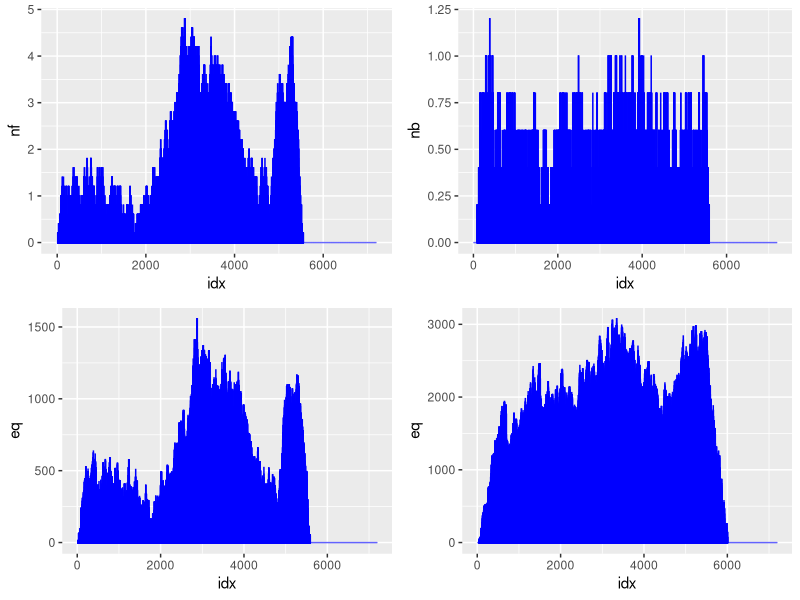
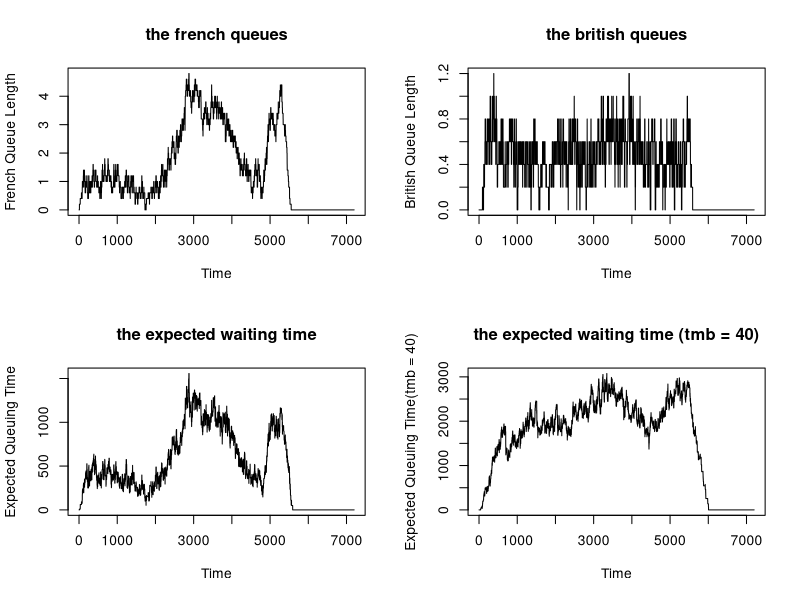

Generate these figures, in order, with R:
library(ggplot2)

slot_checker <- function(df_station) {
    # Function to check the available slot in the station
    # Parameters:
    #   - df_station(data.frame): the statistics of the stations
    # Return:
    #   - availability(bool): Whether there is an available slot or not
    total_lower_capacity <- nrow(df_station[df_station$queue < df_station$max_queue, ])
    if (total_lower_capacity > 0) {
        availability <- TRUE
    } else {
        availability <- FALSE
    }
    return(availability)
}

add_a_new_car <- function(df_station) {
    # Function to add a new car to the shorthest queue (if slot available)
    # Parameters:
    #   - df_station(data.frame): the statistics of the stations
    # Return:
    #   - df_station(data.frame): the statistics of the stations with new car if slot is available.
    short_queue <- min(df_station["queue"])
    short_stations <- df_station[df_station$queue == short_queue, ]
    short_stations <- df_station[df_station$queue == short_queue & df_station$queue < df_station$max_queue, ]

    if (nrow(short_stations) > 0) {
        first_short_stations <- min(short_stations["station"])
        df_station[df_station$station == first_short_stations, ]["queue"] <- df_station[df_station$station == first_short_stations, ]["queue"] + 1
    }
    return(df_station)
}

process_a_car <- function(df_station, pmin, pmax) {
    # Function to process a car (update the queue, subtract a car from the queue, assign a new car to be processed)
    # Parameters:
    #   - df_station(data.frame): the statistics of the stations
    #   - pmin(int): the lower bound of processing time (alpha in the Uniform distribution)
    #   - pmin(int): the upper bound of processing time (beta in the Uniform distribution)
    # Return:
    #   - df_station(data.frame): the statistics of the stations with updated state and queue
    df_station["next_car"] <- df_station$state <= df_station$next_state

    available_station <- df_station[df_station$next_car == TRUE & df_station$queue > 0, ]

    total_available_station <- nrow(available_station)

    processing_time <- runif(total_available_station, min = pmin, max = pmax)
    processing_time <- ceiling(processing_time)

    if (total_available_station > 0) {
        df_station[df_station$next_car == TRUE & df_station$queue > 0, ]["next_state"] <- available_station["state"] - processing_time
        df_station[df_station$next_car == TRUE & df_station$queue > 0, ]["ptime"] <- processing_time
        df_station[df_station$next_car == TRUE & df_station$queue > 0, ]["queue"] <- available_station["queue"] - 1
    }
    return(df_station)
}

qsim <- function(mf = 5, mb = 5, a.rate = .1, trb = 40, trf = 40, tmb = 30, tmf = 30, maxb = 20) {
    # Function to simulate the system
    # Parameters:
    #   - mf(int): Number of French stations
    #   - mb(int): Number of British stations
    #   - a.rate(float): is the probability of a car arriving each second.
    #   - trb(int): upper bound of processing time in british stations (beta)
    #   - trf(int): upper bound of processing time in french stations (beta)
    #   - tmb(int): lower bound of processing time in british stations (alpha)
    #   - tmf(int): lower bound of processing time in french stations (alpha)
    #   - maxb(int):  the maximum british queue length (per station)
    # Returns:
    #   - nf(vector): a vector giving the average length of the french queues, for each simulation second
    #   - nb(vector): a vector giving the average length of the british queues, for each simulation second
    #   - eq(vector): a vector giving the average expected waiting time

    total_state <- 2 * 60 * 60
    france_station <- data.frame(
        "station" = 1:mf, 
        "queue" = rep(0, mf), 
        "state" = total_state, 
        "next_state" = total_state, 
        "next_car" = TRUE, 
        max_queue = Inf, 
        ptime = 0
        )
    british_station <- data.frame(
        "station" = 1:mf, 
        "queue" = rep(0, mf), 
        "state" = total_state, 
        "next_state" = total_state, 
        "next_car" = TRUE, 
        max_queue = maxb, 
        ptime = 0
        )

    nf <- c()
    nb <- c()
    eq <- c()

    for (i in 1:total_state) {
        # TODO: To stop the process 30 mins before departure.
        if (min(france_station$state) >= (30 * 60)) {
            is_car_arrive <- rbinom(1, 1, a.rate)
        } else {
            is_car_arrive <- FALSE
        }
        is_british_available <- slot_checker(british_station)

        n_state_f <- sum(france_station["queue"])
        n_state_b <- sum(british_station["queue"])

        # Function to add a new car to the queue on French
        if (is_car_arrive) {
            france_station <- add_a_new_car(france_station)
        }

        # Function to add a new car to the queue on British
        if (is_british_available) {
            # Process a car on the French Station
            france_station <- process_a_car(france_station, pmin = tmf, pmax = tmf + trf)
        }

        # Add a new car to British Station
        if (is_british_available & sum(france_station["queue"]) < n_state_f) {
            british_station <- add_a_new_car(british_station)
            n_state_f <- sum(france_station["queue"])
        }

        british_station <- process_a_car(british_station, pmin = tmb, pmax = tmb + trb)

        # Statistic
        mean_proc_time_french <- mean(france_station$ptime)
        mean_proc_time_british <- mean(british_station$ptime)

        nf <- c(nf, mean(france_station$queue))
        nb <- c(nb, mean(british_station$queue))
        eq <- c(eq, (n_state_f * mean_proc_time_french) + (n_state_b * mean_proc_time_british))

        france_station["state"] <- france_station["state"] - 1
        british_station["state"] <- british_station["state"] - 1
    }
    return(list(nf = nf, nb = nb, eq = eq))
}

res1 <- qsim(mf = 5, mb = 5, a.rate = .1, trb = 40, trf = 40, tmb = 30, tmf = 30, maxb = 20)
res2 <- qsim(mf = 5, mb = 5, a.rate = .1, trb = 40, trf = 40, tmb = 40, tmf = 30, maxb = 20)

df_stat1 <- data.frame(
    nf = unlist(res1$nf),
    nb = unlist(res1$nb),
    eq = unlist(res1$eq),
    idx = 1:7200
)
df_stat2 <- data.frame(
    nf = unlist(res2$nf),
    nb = unlist(res2$nb),
    eq = unlist(res2$eq),
    idx = 1:7200
)


# Todo: combine these plot into a single of graph (4 panels 2x2)

#option1
install.packages("gridExtra")
library(gridExtra)
plot1 <-ggplot(data = df_stat1, aes(x = idx, y = nf)) + geom_bar(stat = "identity", color = "blue")
plot2 <-ggplot(data = df_stat1, aes(x = idx, y = nb)) + geom_bar(stat = "identity", color = "blue")
plot3 <-ggplot(data = df_stat1, aes(x = idx, y = eq)) + geom_bar(stat = "identity", color = "blue")
plot4 <-ggplot(data = df_stat2, aes(x = idx, y = eq)) + geom_bar(stat = "identity", color = "blue")
grid.arrange (plot1, plot2, plot3, plot4)

#option2 
par(mfrow = c(2, 2))
plot(df_stat1$nf, type = "l", xlab = "Time", ylab = "French Queue Length", main = "the french queues")
plot(df_stat1$nb, type = "l", xlab = "Time", ylab = "British Queue Length", main = "the british queues")
plot(df_stat1$eq, type = "l", xlab = "Time", ylab = "Expected Queuing Time", main = "the expected waiting time")
plot(df_stat2$eq, type = "l", xlab = "Time", ylab = "Expected Queuing Time(tmb = 40)", main = "the expected waiting time (tmb = 40)")
